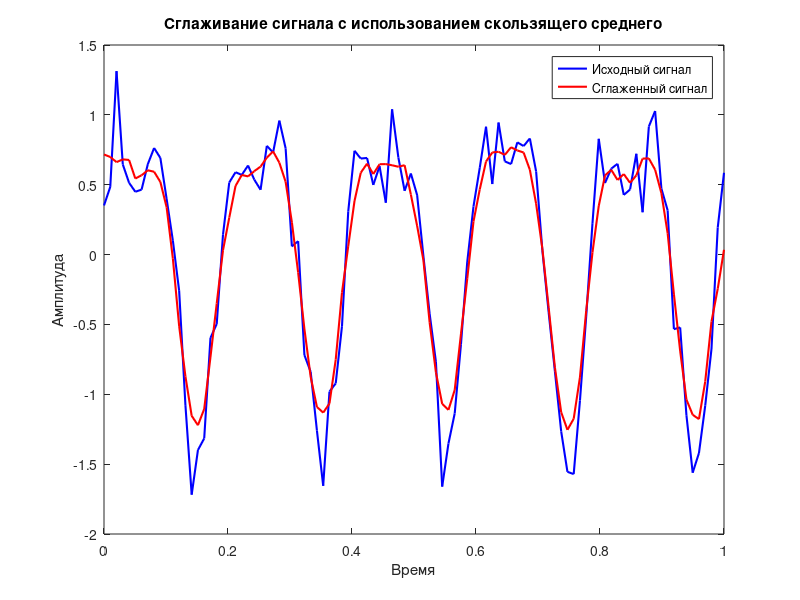

This figure's MATLAB source:
% Среднее арифметическое / Сглаживание сигнала с использованием скользящего среднего

% Создание временной оси
t = linspace(0, 1, 100);

% Генерация сигнала с добавлением шума
signal = sin(2*pi*5*t) + 0.5*cos(2*pi*10*t) + 0.2*randn(size(t));

% Определение размера окна для среднего
window_size = 5;

% Применение оконного среднего
smoothed_signal = movmean(signal, window_size);

% Отображение результатов
figure;
plot(t, signal, 'b-', 'LineWidth', 1.5);
hold on;
plot(t, smoothed_signal, 'r-', 'LineWidth', 1.5);
legend('Исходный сигнал', 'Сглаженный сигнал');
xlabel('Время');
ylabel('Амплитуда');
title('Сглаживание сигнала с использованием скользящего среднего');

